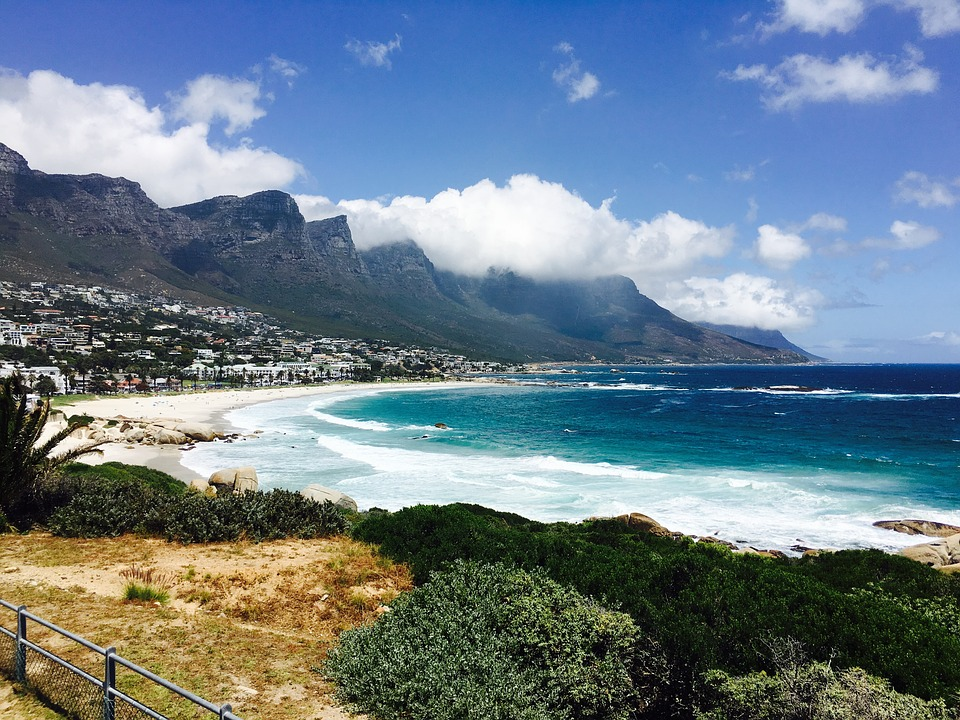
#> input picture cat.jpg, 960 x 720 px
$ python image_cropping.py
#> lines starting #> are read from the running program, lines starting #| are printed output that depends on the picture
import cv2
import numpy as nu
img = cv2.imread("cat.jpg")
#> img is the input picture: shape (720, 960, 3); mean B, G, R 138.6, 125.1, 106.4
height,width = img.shape[:2]
#> height = 720; width = 960
start_row,start_col = int(height*.25),int(width*.25)
#> start_row = 180; start_col = 240
end_row,end_col = int(height*.75),int(width*.75)
#> end_row = 540; end_col = 720
cropped = img[start_row:end_row,start_col:end_col]
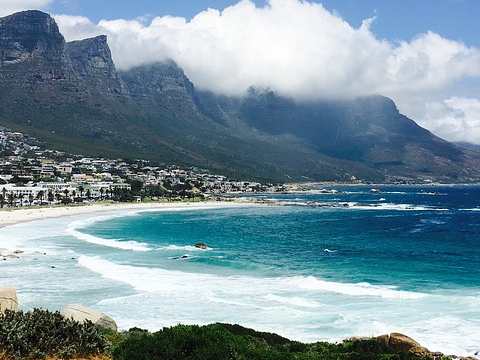
#> cropped: shape (360, 480, 3); mean B, G, R 158.6, 146.8, 121.3
cv2.imshow("original",img)
cv2.imshow("cropped",cropped)
cv2.waitKey(0)
cv2.destroyAllWindows()
